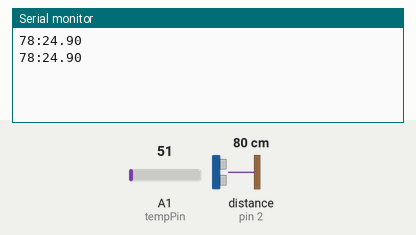
The sketch below on a simulated Arduino Uno, built with avr-gcc and run on an emulated ATmega328P. On the bench: the last lines printed to the serial monitor. Wiring (inferred from the names in the program): ultrasonic range finder: trigger pin 3; echo pin 2. The inputs (shaded band) are chosen by the test bench; at power-on: distance to the obstacle (sensor on pin 2) 80 cm, A1 (tempPin) = 51. The echo pulse lasts 58.3 µs per cm.

Above: at 1.8 s.
1.9 s: distance to the obstacle (sensor on pin 2) set to 2 cm
At 2.4 s:
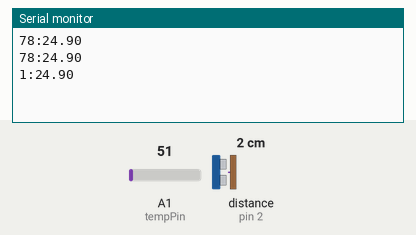
3.4 s: A1 (tempPin) set to 61
At 4.7 s:
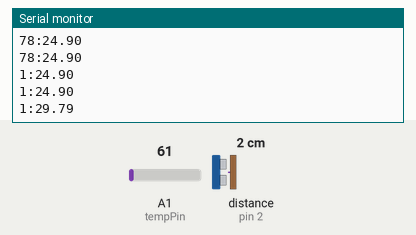
4.9 s: distance to the obstacle (sensor on pin 2) set to 4 cm
At 5.8 s:
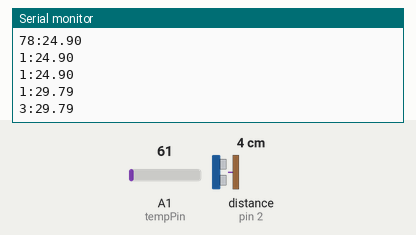
6.4 s: A1 (tempPin) set to 71
At 7.6 s:
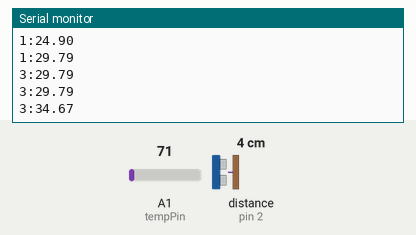
Timing chart, 0 to 8.9 s (numbered marks = the images above; inputs shaded):
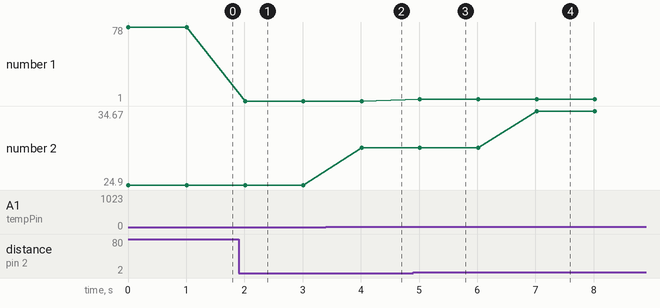

Measured:
- after the input at 1.9 s, the serial monitor: prints a new line after 0.11 s (image 1)
- after the input at 3.4 s, the serial monitor: prints a new line after 0.62 s (image 2)
- after the input at 4.9 s, the serial monitor: prints a new line after 0.12 s (image 3)
- after the input at 6.4 s, the serial monitor: prints a new line after 0.62 s (image 4)
- plotted number 1: 78 → 1 after the input at 1.9 s, 1 → 3 after the input at 4.9 s
- plotted number 2: 24.9 → 29.79 after the input at 3.4 s, 29.79 → 34.67 after the input at 6.4 s

The sketch:

search_over.ino
```cpp
// defines variables
long duration; // variable for the duration of sound wave travel
int distance; // variable for the distance measurement
float temp;
int tempPin = A1;
int trigPin = 3;
int echoPin = 2;
int sensorvaue=A0;

void setup() {
  pinMode(trigPin, OUTPUT); // Sets the trigPin as an OUTPUT
  pinMode(echoPin, INPUT); // Sets the echoPin as an INPUT
  Serial.begin(9600); // // Serial Communication is starting with 9600 of baudrate speed
 // Serial.println("Ultrasonic Sensor HC-SR04 Test"); // print some text in Serial Monitor
 // Serial.println("with Arduino UNO R3");


}
void loop() {
  // Clears the trigPin condition
  digitalWrite(trigPin, LOW);
  delayMicroseconds(2);
  // Sets the trigPin HIGH (ACTIVE) for 10 microseconds
  digitalWrite(trigPin, HIGH);
  delayMicroseconds(10);
  digitalWrite(trigPin, LOW);
  // Reads the echoPin, returns the sound wave travel time in microseconds
  duration = pulseIn(echoPin, HIGH);
  // Calculating the distance
  distance = duration * 0.034 / 2; // Speed of sound wave divided by 2 (go and back)
  // Displays the distance on the Serial Monitor

  Serial.print(distance);

  temp = analogRead(tempPin);// temp
   // read analog volt from sensor and save to variable temp
   temp = temp * 0.48828125;
   // convert the analog volt to its temperature equivalent
  Serial.print(":");
   Serial.print(temp); // display temperature value

  Serial.println();


   delay(1000); // update sensor reading each one second


}
```
